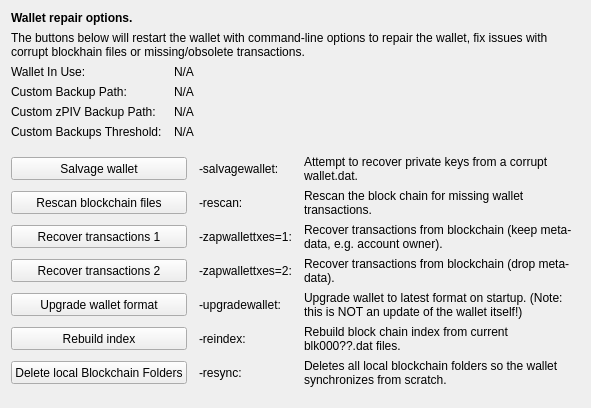
     <widget class="QWidget" name="tab_repair">
      <attribute name="title">
       <string>&amp;Wallet Repair</string>
      </attribute>
      <layout class="QGridLayout" name="gridLayout_4" columnstretch="0,0,0,0">
       <property name="horizontalSpacing">
        <number>12</number>
       </property>
       <item row="0" column="0" colspan="4">
        <widget class="QLabel" name="label_repair_header">
         <property name="font">
          <font>
           <weight>75</weight>
           <bold>true</bold>
          </font>
         </property>
         <property name="text">
          <string>Wallet repair options.</string>
         </property>
        </widget>
       </item>
       <item row="1" column="0" colspan="4">
        <widget class="QLabel" name="label_repair_helptext">
         <property name="font">
          <font>
           <weight>50</weight>
           <bold>false</bold>
          </font>
         </property>
         <property name="text">
          <string>The buttons below will restart the wallet with command-line options to repair the wallet, fix issues with corrupt blockhain files or missing/obsolete transactions.</string>
         </property>
         <property name="wordWrap">
          <bool>true</bool>
         </property>
        </widget>
       </item>
       <item row="2" column="0">
        <widget class="QLabel" name="wallet_path_label">
         <property name="text">
          <string>Wallet In Use:</string>
         </property>
        </widget>
       </item>
       <item row="2" column="1" colspan="3">
        <widget class="QLabel" name="wallet_path">
         <property name="cursor">
          <cursorShape>IBeamCursor</cursorShape>
         </property>
         <property name="text">
          <string>N/A</string>
         </property>
         <property name="textFormat">
          <enum>Qt::PlainText</enum>
         </property>
         <property name="textInteractionFlags">
          <set>Qt::LinksAccessibleByMouse|Qt::TextSelectableByKeyboard|Qt::TextSelectableByMouse</set>
         </property>
        </widget>
       </item>
       <item row="3" column="0">
        <widget class="QLabel" name="wallet_custombackuppath_label">
         <property name="text">
          <string>Custom Backup Path:</string>
         </property>
         <property name="visible">
          <bool>false</bool>
         </property>
        </widget>
       </item>
       <item row="3" column="1" colspan="3">
        <widget class="QLabel" name="wallet_custombackuppath">
         <property name="cursor">
          <cursorShape>IBeamCursor</cursorShape>
         </property>
         <property name="text">
          <string>N/A</string>
         </property>
         <property name="textFormat">
          <enum>Qt::PlainText</enum>
         </property>
         <property name="textInteractionFlags">
          <set>Qt::LinksAccessibleByMouse|Qt::TextSelectableByKeyboard|Qt::TextSelectableByMouse</set>
         </property>
         <property name="visible">
          <bool>false</bool>
         </property>
        </widget>
       </item>
       <item row="4" column="0">
        <widget class="QLabel" name="wallet_customz101backuppath_label">
         <property name="text">
          <string>Custom zPIV Backup Path:</string>
         </property>
         <property name="visible">
          <bool>false</bool>
         </property>
        </widget>
       </item>
       <item row="4" column="1" colspan="3">
        <widget class="QLabel" name="wallet_customz101backuppath">
         <property name="cursor">
          <cursorShape>IBeamCursor</cursorShape>
         </property>
         <property name="text">
          <string>N/A</string>
         </property>
         <property name="textFormat">
          <enum>Qt::PlainText</enum>
         </property>
         <property name="textInteractionFlags">
          <set>Qt::LinksAccessibleByMouse|Qt::TextSelectableByKeyboard|Qt::TextSelectableByMouse</set>
         </property>
         <property name="visible">
          <bool>false</bool>
         </property>
        </widget>
       </item>
       <item row="5" column="0">
        <widget class="QLabel" name="wallet_custombackupthreshold_label">
         <property name="text">
          <string>Custom Backups Threshold:</string>
         </property>
         <property name="visible">
          <bool>false</bool>
         </property>
        </widget>
       </item>
       <item row="5" column="1" colspan="3">
        <widget class="QLabel" name="wallet_custombackupthreshold">
         <property name="cursor">
          <cursorShape>IBeamCursor</cursorShape>
         </property>
         <property name="text">
          <string>N/A</string>
         </property>
         <property name="textFormat">
          <enum>Qt::PlainText</enum>
         </property>
         <property name="textInteractionFlags">
          <set>Qt::LinksAccessibleByMouse|Qt::TextSelectableByKeyboard|Qt::TextSelectableByMouse</set>
         </property>
         <property name="visible">
          <bool>false</bool>
         </property>
        </widget>
       </item>
       <item row="6" column="0">
        <spacer name="verticalSpacer_repair1">
         <property name="orientation">
          <enum>Qt::Vertical</enum>
         </property>
         <property name="sizeHint" stdset="0">
          <size>
           <width>10</width>
           <height>10</height>
          </size>
         </property>
        </spacer>
       </item>
       <item row="7" column="0" colspan="2">
        <widget class="QPushButton" name="btn_salvagewallet">
         <property name="minimumSize">
          <size>
           <width>100</width>
           <height>23</height>
          </size>
         </property>
         <property name="text">
          <string>Salvage wallet</string>
         </property>
        </widget>
       </item>
       <item row="7" column="2">
        <widget class="QLabel" name="label_repair_salvage_command">
         <property name="text">
          <string notr="true">-salvagewallet:</string>
         </property>
        </widget>
       </item>
       <item row="7" column="3">
        <widget class="QLabel" name="label_repair_salvage">
         <property name="text">
          <string>Attempt to recover private keys from a corrupt wallet.dat.</string>
         </property>
         <property name="wordWrap">
          <bool>true</bool>
         </property>
        </widget>
       </item>
       <item row="8" column="0" colspan="2">
        <widget class="QPushButton" name="btn_rescan">
         <property name="minimumSize">
          <size>
           <width>100</width>
           <height>23</height>
          </size>
         </property>
         <property name="text">
          <string>Rescan blockchain files</string>
         </property>
        </widget>
       </item>
       <item row="8" column="2">
        <widget class="QLabel" name="label_repair_rescan_command">
         <property name="text">
          <string notr="true">-rescan:</string>
         </property>
        </widget>
       </item>
       <item row="8" column="3">
        <widget class="QLabel" name="label_repair_rescan">
         <property name="text">
          <string>Rescan the block chain for missing wallet transactions.</string>
         </property>
         <property name="wordWrap">
          <bool>true</bool>
         </property>
        </widget>
       </item>
       <item row="9" column="0" colspan="2">
        <widget class="QPushButton" name="btn_zapwallettxes1">
         <property name="minimumSize">
          <size>
           <width>100</width>
           <height>23</height>
          </size>
         </property>
         <property name="text">
          <string>Recover transactions 1</string>
         </property>
        </widget>
       </item>
       <item row="9" column="2">
        <widget class="QLabel" name="label_repair_zap1_command">
         <property name="text">
          <string notr="true">-zapwallettxes=1:</string>
         </property>
        </widget>
       </item>
       <item row="9" column="3">
        <widget class="QLabel" name="label_repair_zap1">
         <property name="text">
          <string>Recover transactions from blockchain (keep meta-data, e.g. account owner).</string>
         </property>
         <property name="wordWrap">
          <bool>true</bool>
         </property>
        </widget>
       </item>
       <item row="10" column="0" colspan="2">
        <widget class="QPushButton" name="btn_zapwallettxes2">
         <property name="minimumSize">
          <size>
           <width>100</width>
           <height>23</height>
          </size>
         </property>
         <property name="text">
          <string>Recover transactions 2</string>
         </property>
        </widget>
       </item>
       <item row="10" column="2">
        <widget class="QLabel" name="label_repair_zap2_command">
         <property name="text">
          <string notr="true">-zapwallettxes=2:</string>
         </property>
        </widget>
       </item>
       <item row="10" column="3">
        <widget class="QLabel" name="label_repair_zap2">
         <property name="text">
          <string>Recover transactions from blockchain (drop meta-data).</string>
         </property>
         <property name="wordWrap">
          <bool>true</bool>
         </property>
        </widget>
       </item>
       <item row="11" column="0" colspan="2">
        <widget class="QPushButton" name="btn_upgradewallet">
         <property name="minimumSize">
          <size>
           <width>100</width>
           <height>23</height>
          </size>
         </property>
         <property name="text">
          <string>Upgrade wallet format</string>
         </property>
        </widget>
       </item>
       <item row="11" column="2">
        <widget class="QLabel" name="label_repair_upgrade_command">
         <property name="text">
          <string notr="true">-upgradewallet:</string>
         </property>
        </widget>
       </item>
       <item row="11" column="3">
        <widget class="QLabel" name="label_repair_upgrade">
         <property name="text">
          <string>Upgrade wallet to latest format on startup. (Note: this is NOT an update of the wallet itself!)</string>
         </property>
         <property name="wordWrap">
          <bool>true</bool>
         </property>
        </widget>
       </item>
       <item row="12" column="0" colspan="2">
        <widget class="QPushButton" name="btn_reindex">
         <property name="minimumSize">
          <size>
           <width>100</width>
           <height>23</height>
          </size>
         </property>
         <property name="text">
          <string>Rebuild index</string>
         </property>
        </widget>
       </item>
       <item row="12" column="2">
        <widget class="QLabel" name="label_repair_reindex_command">
         <property name="text">
          <string notr="true">-reindex:</string>
         </property>
        </widget>
       </item>
       <item row="12" column="3">
        <widget class="QLabel" name="label_repair_reindex">
         <property name="text">
          <string>Rebuild block chain index from current blk000??.dat files.</string>
         </property>
         <property name="wordWrap">
          <bool>true</bool>
         </property>
        </widget>
       </item>
       <item row="13" column="0" colspan="2">
        <widget class="QPushButton" name="btn_resync">
         <property name="minimumSize">
          <size>
           <width>100</width>
           <height>23</height>
          </size>
         </property>
         <property name="text">
          <string>Delete local Blockchain Folders</string>
         </property>
        </widget>
       </item>
       <item row="13" column="2">
        <widget class="QLabel" name="label_repair_resync_command">
         <property name="text">
          <string>-resync:</string>
         </property>
        </widget>
       </item>
       <item row="13" column="3">
        <widget class="QLabel" name="label_repair_resync">
         <property name="text">
          <string>Deletes all local blockchain folders so the wallet synchronizes from scratch.</string>
         </property>
         <property name="wordWrap">
          <bool>true</bool>
         </property>
        </widget>
       </item>
       <item row="14" column="0">
        <spacer name="verticalSpacer_repair2">
         <property name="orientation">
          <enum>Qt::Vertical</enum>
         </property>
         <property name="sizeHint" stdset="0">
          <size>
           <width>20</width>
           <height>10</height>
          </size>
         </property>
        </spacer>
       </item>
      </layout>
     </widget>
